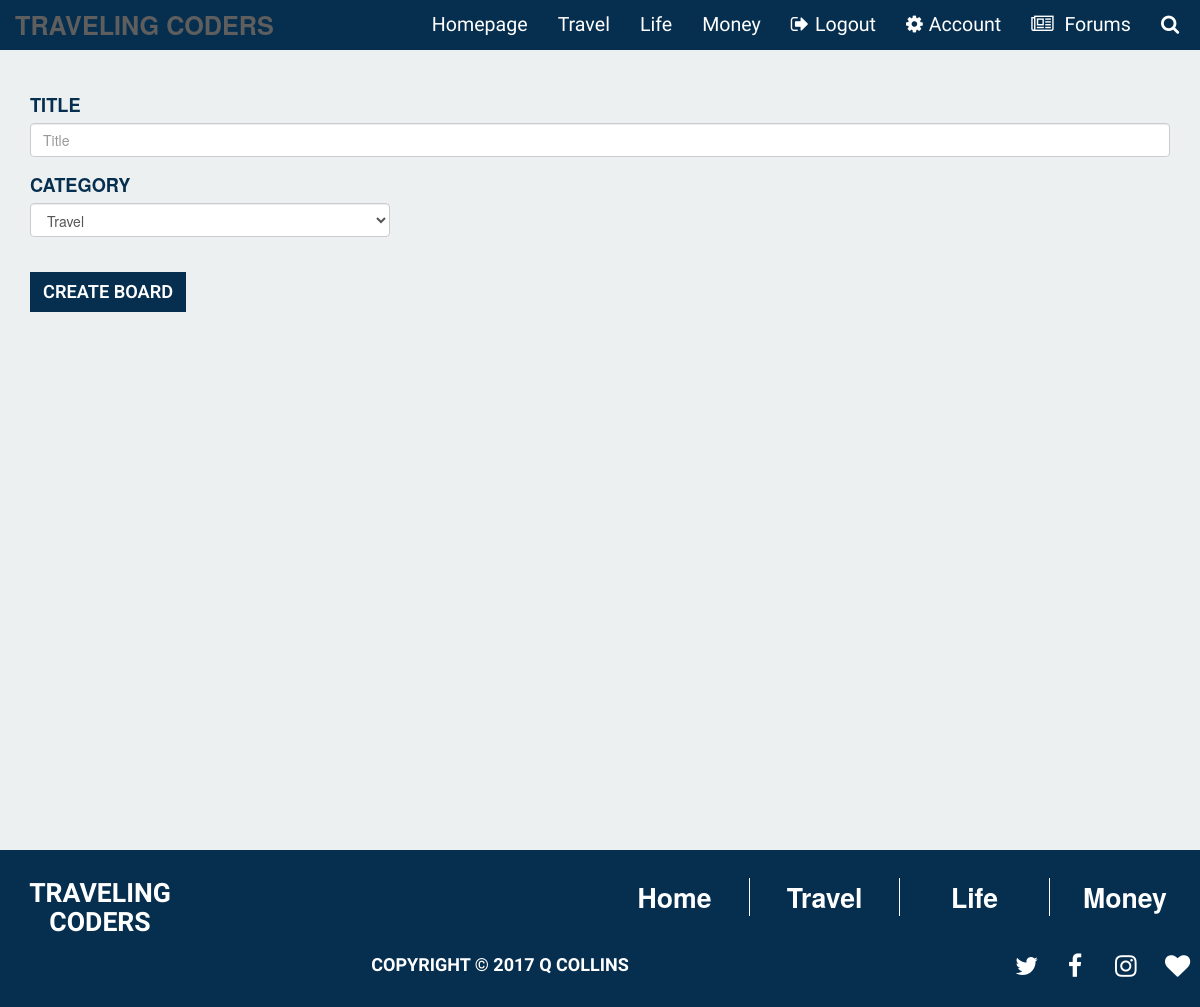
The page /src/forums.php?p=create_board (signed in) on the database its author committed.
### tables this page shows
CREATE TABLE `categories` (
  `category_id` int(11) NOT NULL,
  `category_name` varchar(255) NOT NULL
);

### src/functions.php (called while the page is built, shortened)
<?php
function getAll($str) {
    global $connection;
    $query = "SELECT * FROM {$str}";
    $result = mysqli_query($connection, $query);
    return $result;
}

### src/includes/create_board.php (the view, shortened to what this page needs)
<div class="container create-board-section">
    <form action="" method="POST">
        <div class="row">
            <div class="form-group col-md-12">
                <label for="board_title">Title</label>
                <input type="text" name="board_title" placeholder="Title" class="form-control" required>
            </div>
            <div class="form-group col-md-4">
                <label for="category">Category</label>
                <select name="category" class="form-control" required>
                    <?php
                        $query = "SELECT * FROM categories";
                        $result = mysqli_query($connection, $query);
                        while($row = mysqli_fetch_assoc($result)) {
                    ?>
                    <option value='<?php echo $row['category_id']; ?>'><?php echo $row['category_name']; ?></option>
                    <?php } ?>
                </select>
            </div>
        </div>
        <div class="row">
            <div class="form-group col-md-12">
                <br/>
                <p><button type="submit" class="btn" name="add_board">Create Board</button></p>
            </div>
        </div>
    </form>
</div>

### src/includes/navigation.php (shortened to what this page needs)
<header>
    <nav class="navbar navbar-default navbar-fixed-top">
        <div class="container-fluid">
        <div class="navbar-header">
            <a class="navbar-brand" href="/">Traveling Coders</a>
        </div>
        <div class="collapse navbar-collapse" id="bs-example-navbar-collapse-1">
            <ul class="nav navbar-nav navbar-right">
            <li><a href="/">Homepage</a></li>
            <?php
                $nav = getAll("categories");
                while($row = mysqli_fetch_assoc($nav)) {
                    $category_name = $row['category_name'];
                    $category_name_url = strtolower($category_name);
            ?>
                <li><a href="<?php echo 'sw.php?p='.$category_name_url; ?>"><?php echo $category_name;?></a></li>
            <?php
                }
            ?>
            <?php
                $url_page = "forums";
                $text = "boards";
                $url = urlencode($url_page);
                $url_encoded = $url . "?p=" . urlencode($text);
                if(!isset($_SESSION['userId'])) {
                echo "<li><a href='sw.php?p=login'><i class='fa fa-sign-in'></i>Login</a></li>";
                } else {
                echo "<li><a href='sw.php?p=logout'><i class='fa fa-sign-out'></i>Logout</a></li>";
                echo "<li><a href='/user'><i class='fa fa-cog'></i>Account</a></li>";
                }
            ?>
            <li><a href="<?php echo htmlspecialchars($url_encoded); ?>"><i class="fa fa-newspaper-o"></i> Forums</a></li>
            <li><a href="#" class="search-icon-lnk"><i class="fa fa-search"></i></a></li>
            </ul>
        </div>
        </div>
    </nav>
</header>

### rows shown on the page
categories: category_name "Travel"
categories: category_name "Life"
categories: category_name "Money"

### other values the page prints
form field category "Travel"
